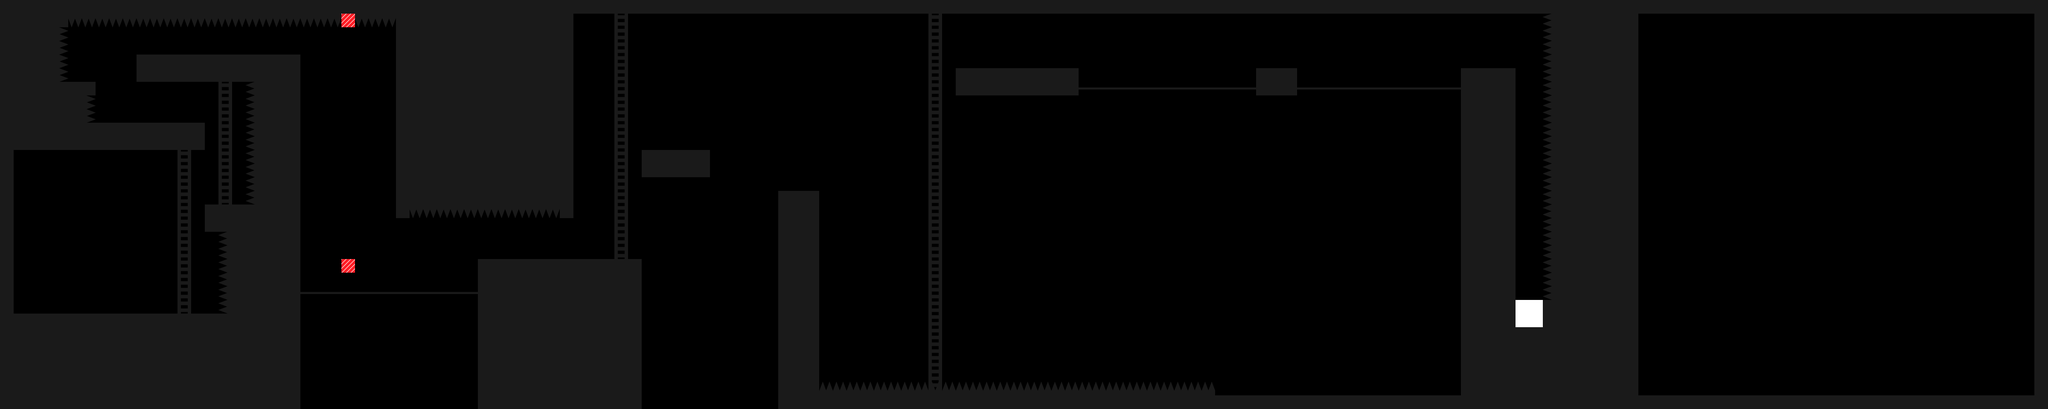

This is a level from a 2D game, rendered from its Tiled map with the project's own tilesets. A one-line summary and the map file follow, with tile-layer data summarised:
An orthogonal 150x30 tile map with 30x30 px tiles, 6 tile layers (backgroundLayer, blockLayer, ladderLayer, spikeLayer, ...) and 4 objects.

<map version="1.0" orientation="orthogonal" renderorder="right-down" width="150" height="30" tilewidth="30" tileheight="30" nextobjectid="5">
 <tileset firstgid="1" name="tileset" tilewidth="30" tileheight="30">
  <image source="../tileset.png" width="570" height="30" />
 </tileset>
 <layer name="backgroundLayer" width="150" height="30">
  <data>[4500 cells, 38 non-empty, 1 distinct tile ids]</data>
 </layer>
 <layer name="blockLayer" width="150" height="30">
  <data>[4500 cells, 1278 non-empty, 1 distinct tile ids]</data>
 </layer>
 <layer name="ladderLayer" width="150" height="30">
  <data>[4500 cells, 70 non-empty, 2 distinct tile ids]</data>
 </layer>
 <layer name="spikeLayer" width="150" height="30">
  <data>[4500 cells, 104 non-empty, 4 distinct tile ids]</data>
 </layer>
 <objectgroup name="objectLayer">
  <object id="1" gid="1" x="774" y="644" width="30" height="30" />
  <object id="2" gid="2" x="691" y="451" width="30" height="30" />
  <object id="3" gid="1" x="2506" y="194" width="30" height="30" />
  <object id="4" gid="1" x="2884" y="193" width="30" height="30" />
 </objectgroup>
 <layer name="invisibleBlockLayer" width="150" height="30">
  <data>[4500 cells, 2 non-empty, 1 distinct tile ids]</data>
 </layer>
 <layer name="doorLayer" width="150" height="30">
  <data>[4500 cells, 4 non-empty, 1 distinct tile ids]</data>
 </layer>
</map>
